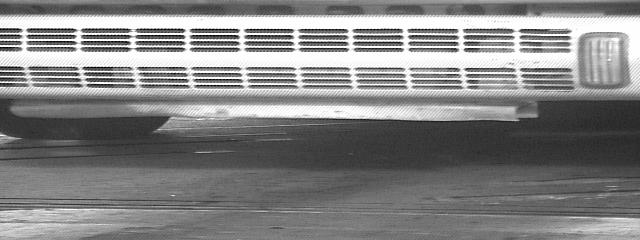
#> input picture average_speed_radar/plate-detection/sample_images/negative/26112002070913.jpg, 640 x 240 px
$ python -i CharacterRecognition.py   (imports and definitions only)
#> lines starting #> are read from the running program, lines starting #| are printed output that depends on the picture
#> further down, picture is the input picture: shape (240, 640, 3); min 0, max 255, mean 131.3
import pytesseract
import cv2


class CharacterRecognition:
    img_in = None
    enchanted_image = None
    result = "Desconhecido"

    __characters = None
    __special_chars_to_remove = "!@#%¨&*()_+:;><^^}{`?|~¬\/=,.'ºª»‘"

    def recognition(self, img_in):
        self.img_in = img_in
        self.__enchant_characters_in_the_image()
        self.__characters = self.__image_to_string()
        self.__remove_noise()

        return self.result

    def __enchant_characters_in_the_image(self):
        y, cr, cb = cv2.split(cv2.cvtColor(self.img_in, cv2.COLOR_RGB2YCrCb))
#> cr: shape (240, 640); every value is 128
        y = cv2.equalizeHist(y)
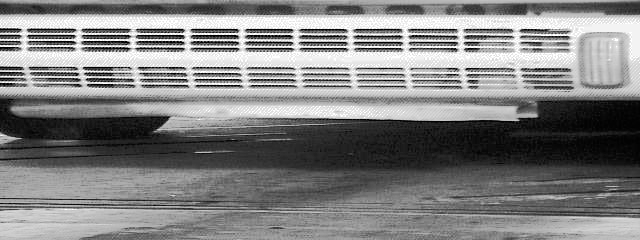
#> y: shape (240, 640); min 0, max 255, mean 128.5
        self.enchanted_image = cv2.cvtColor(cv2.merge([y, cr, cb]), cv2.COLOR_YCrCb2RGB)

    def __image_to_string(self):
#> (the run stopped early here; a loop or call above may not have finished)

$ run again, on average_speed_radar/plate-detection/sample_images/negative/26112002070935.jpg
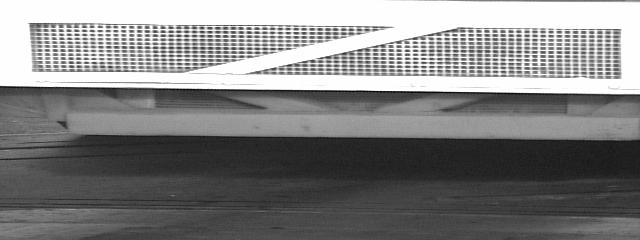
#> input picture average_speed_radar/plate-detection/sample_images/negative/26112002070935.jpg, 640 x 240 px
#> picture is the input picture: shape (240, 640, 3); min 0, max 255, mean 130.5
#> cr: shape (240, 640); every value is 128
#> in __enchant_characters_in_the_image, `y = cv2.equalizeHist(y)`:
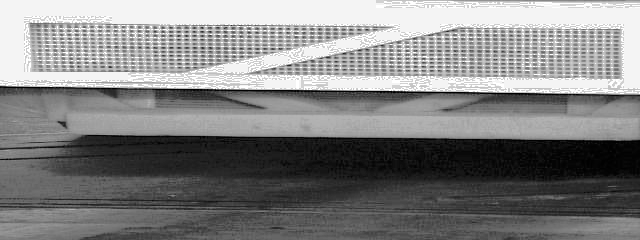
#> y: shape (240, 640); min 0, max 255, mean 130.6

$ run again, on average_speed_radar/plate-detection/sample_images/negative/26112002071026.jpg
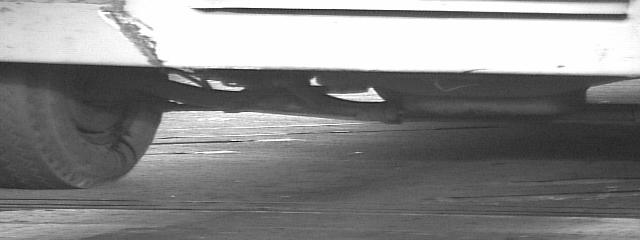
#> input picture average_speed_radar/plate-detection/sample_images/negative/26112002071026.jpg, 640 x 240 px
#> picture is the input picture: shape (240, 640, 3); min 0, max 255, mean 134.5
#> cr: shape (240, 640); every value is 128
#> in __enchant_characters_in_the_image, `y = cv2.equalizeHist(y)`:
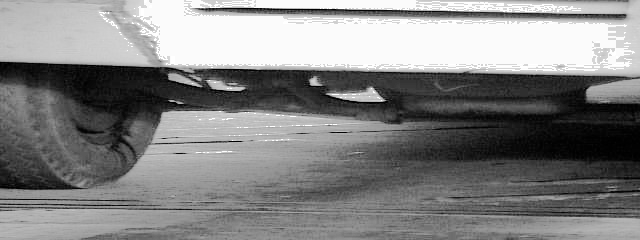
#> y: shape (240, 640); min 0, max 255, mean 130.9

$ run again, on average_speed_radar/plate-detection/sample_images/negative/26112002071029.jpg
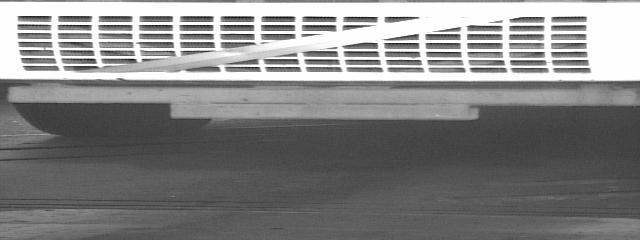
#> input picture average_speed_radar/plate-detection/sample_images/negative/26112002071029.jpg, 640 x 240 px
#> picture is the input picture: shape (240, 640, 3); min 8, max 255, mean 130.7
#> cr: shape (240, 640); every value is 128
#> in __enchant_characters_in_the_image, `y = cv2.equalizeHist(y)`:
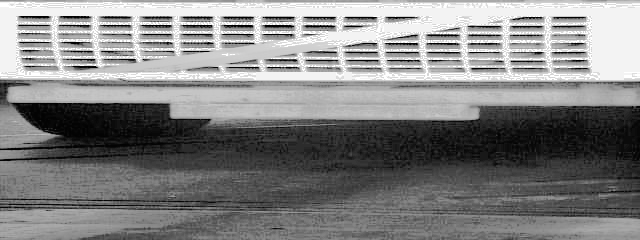
#> y: shape (240, 640); min 0, max 255, mean 129.8
